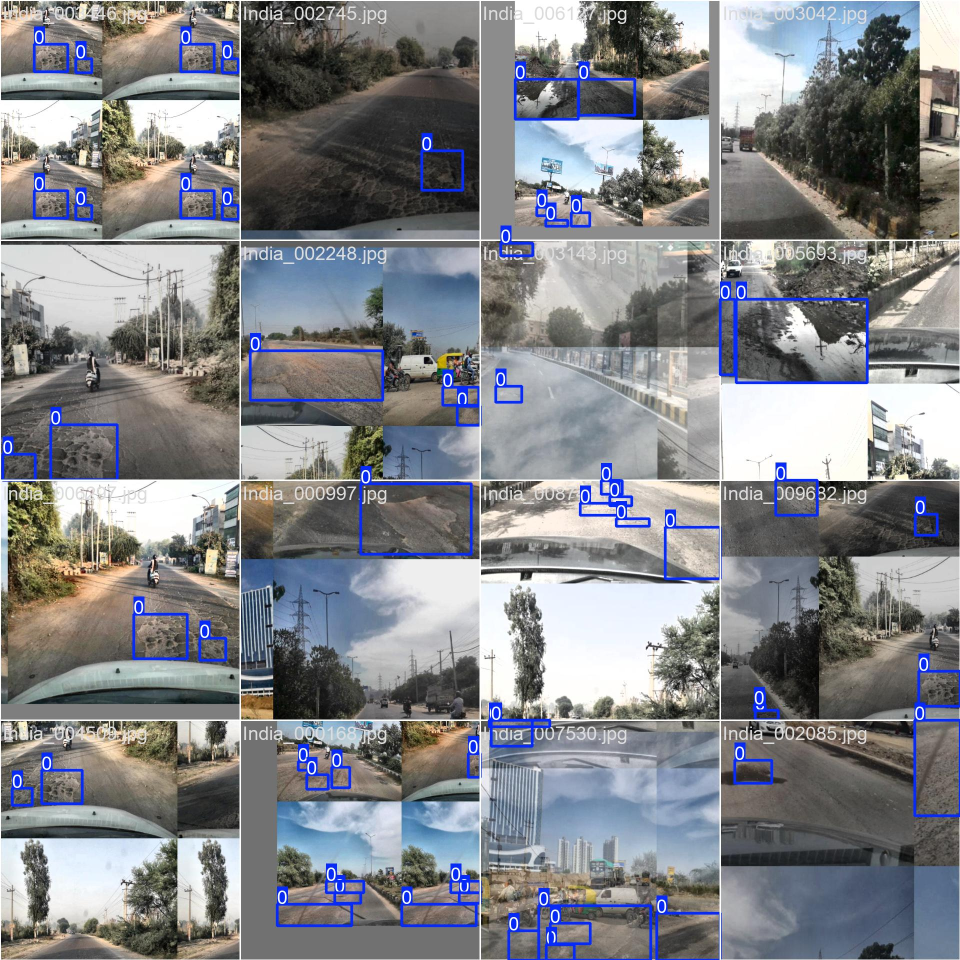
#> input picture models/pothole_detector/yolov8n_pothole_run/train_batch0.jpg, 1920 x 1920 px (shown at 1/2 size); its folder holds only this picture in this run
$ python -i preprocess_vision_bharat.py   (imports and definitions only)
#> lines starting #> are read from the running program, lines starting #| are printed output that depends on the picture
#> further down, picture is the input picture: shape (1920, 1920, 3); mean B, G, R 136.2, 132, 130.1
"""
BharatPotHole Preprocessing Module
Applies CLAHE contrast enhancement for depth feature consistency,
verifies YOLO labels, and formats the dataset into:
data/processed/vision/bharat_pothole/
"""

import os
import glob
import cv2
import shutil

DATA_DIR = os.path.abspath(os.path.join(os.path.dirname(__file__), "..", "..", "data"))
INPUT_BASE = os.path.join(DATA_DIR, "combined", "BharatPotHole", "BharatPotHole")
OUTPUT_BASE = os.path.join(DATA_DIR, "processed", "vision", "bharat_pothole")

def apply_clahe(image):
    """Enhance pothole depth contrast using CLAHE on luminance."""
    lab = cv2.cvtColor(image, cv2.COLOR_BGR2LAB)
#> lab: shape (1920, 1920, 3); mean of channels 0, 1, 2 138.7, 129.4, 126
    l, a, b = cv2.split(lab)
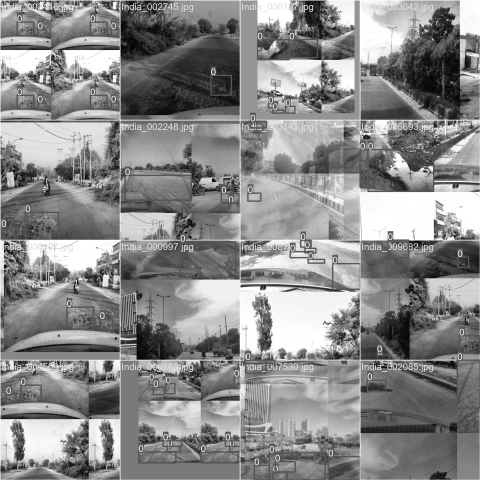
#> l: shape (1920, 1920) (shown at 1/4 size); min 0, max 255, mean 138.7
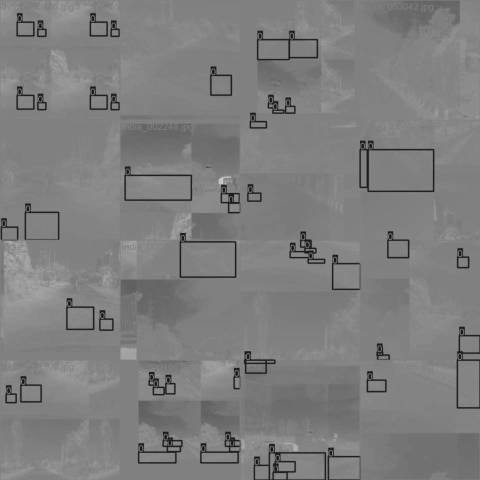
#> b: shape (1920, 1920) (shown at 1/4 size); min 22, max 204, mean 126
    clahe = cv2.createCLAHE(clipLimit=2.0, tileGridSize=(8, 8))
    cl = clahe.apply(l)
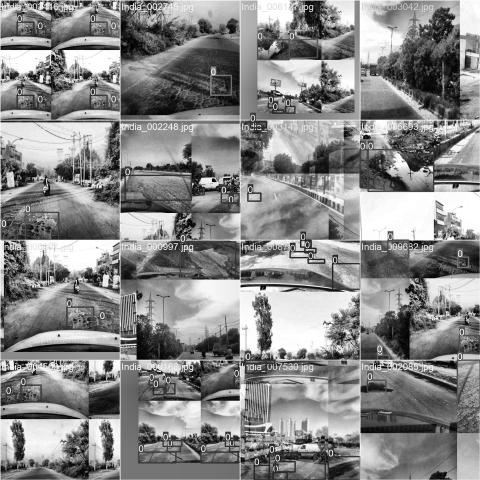
#> cl: shape (1920, 1920) (shown at 1/4 size); min 0, max 255, mean 137.3
    enhanced = cv2.merge((cl, a, b))
#> enhanced: shape (1920, 1920, 3); mean of channels 0, 1, 2 137.3, 129.4, 126
    return cv2.cvtColor(enhanced, cv2.COLOR_LAB2BGR)
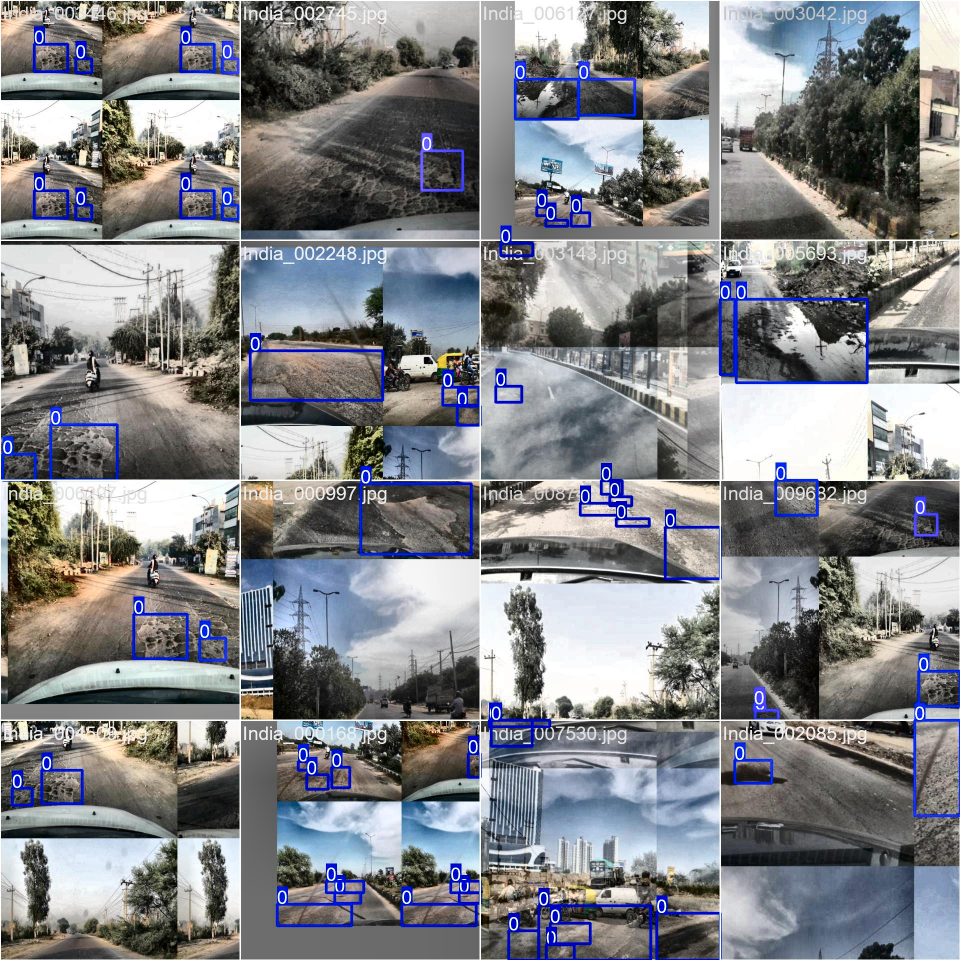
#> returned value: shape (1920, 1920, 3) (shown at 1/2 size); mean B, G, R 135.4, 131.4, 129.9

# [67 lines left out: function process_bharat_pothole, not called in this run]

# [2 lines not run here, left out]

>>> import cv2
>>> picture = cv2.imread('../../models/pothole_detector/yolov8n_pothole_run/train_batch0.jpg')
>>> result = apply_clahe(picture)

$ run again, on models/pothole_detector/yolov8n_pothole_run/train_batch1.jpg
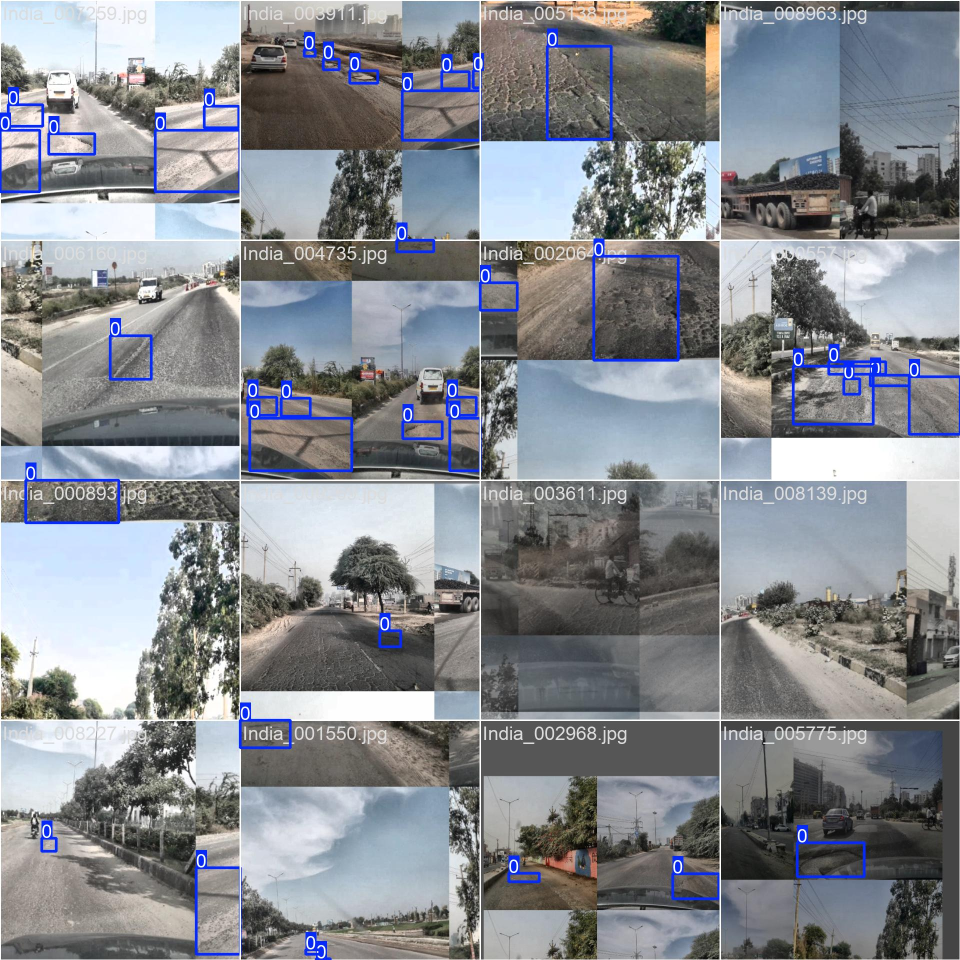
#> input picture models/pothole_detector/yolov8n_pothole_run/train_batch1.jpg, 1920 x 1920 px (shown at 1/2 size)
#> picture is the input picture: shape (1920, 1920, 3); mean B, G, R 143, 137.4, 133.9
#> lab: shape (1920, 1920, 3); mean of channels 0, 1, 2 143.9, 128.8, 125
#> in apply_clahe, `l, a, b = cv2.split(lab)`:
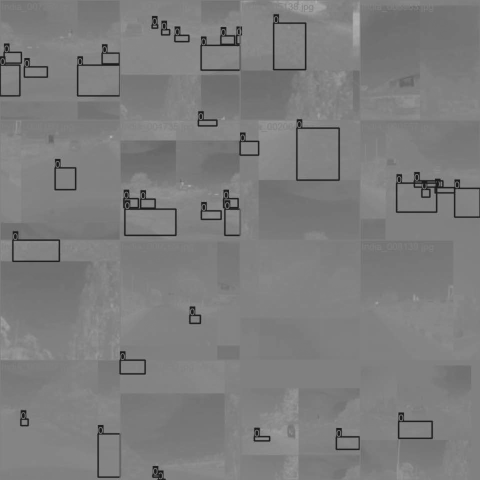
#> b: shape (1920, 1920) (shown at 1/4 size); min 22, max 180, mean 125
#> enhanced: shape (1920, 1920, 3); mean of channels 0, 1, 2 139.8, 128.8, 125
#> in apply_clahe, `return cv2.cvtColor(enhanced, cv2.COLOR_LAB2BGR)`:
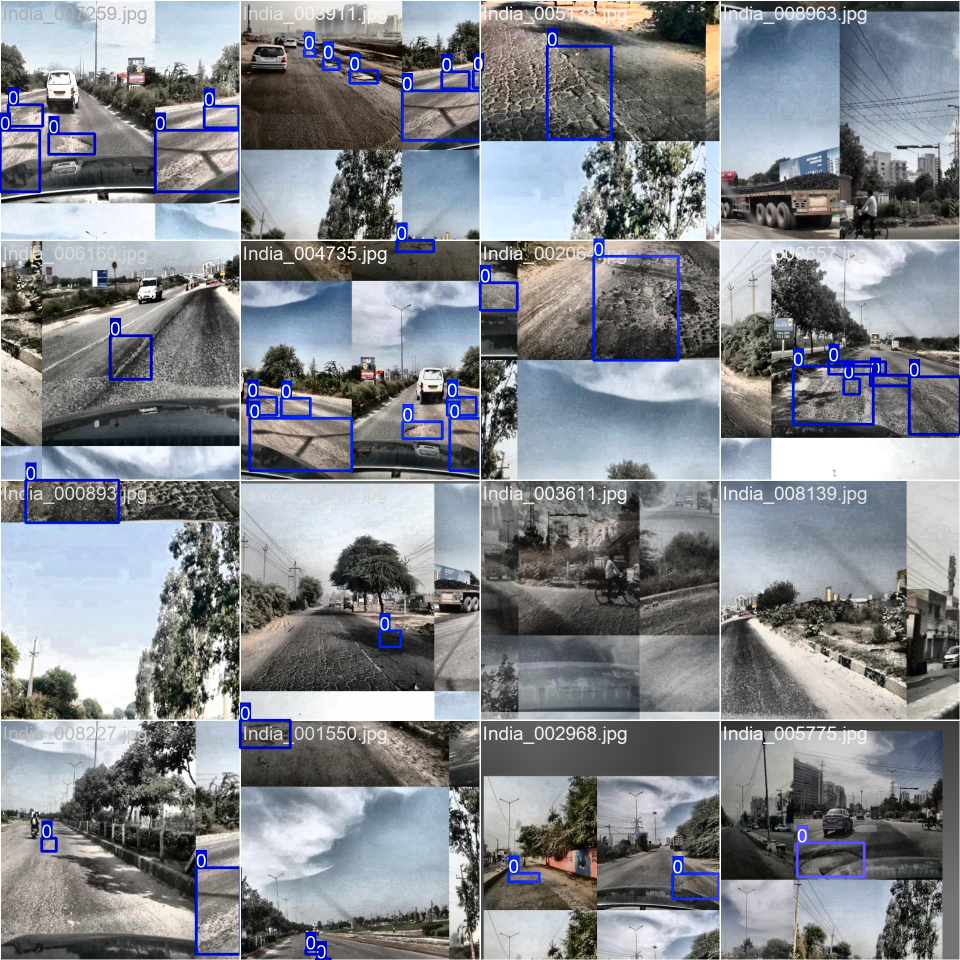
#> returned value: shape (1920, 1920, 3) (shown at 1/2 size); mean B, G, R 139.6, 134.1, 130.9

$ run again, on models/pothole_detector/yolov8n_pothole_run/train_batch2.jpg
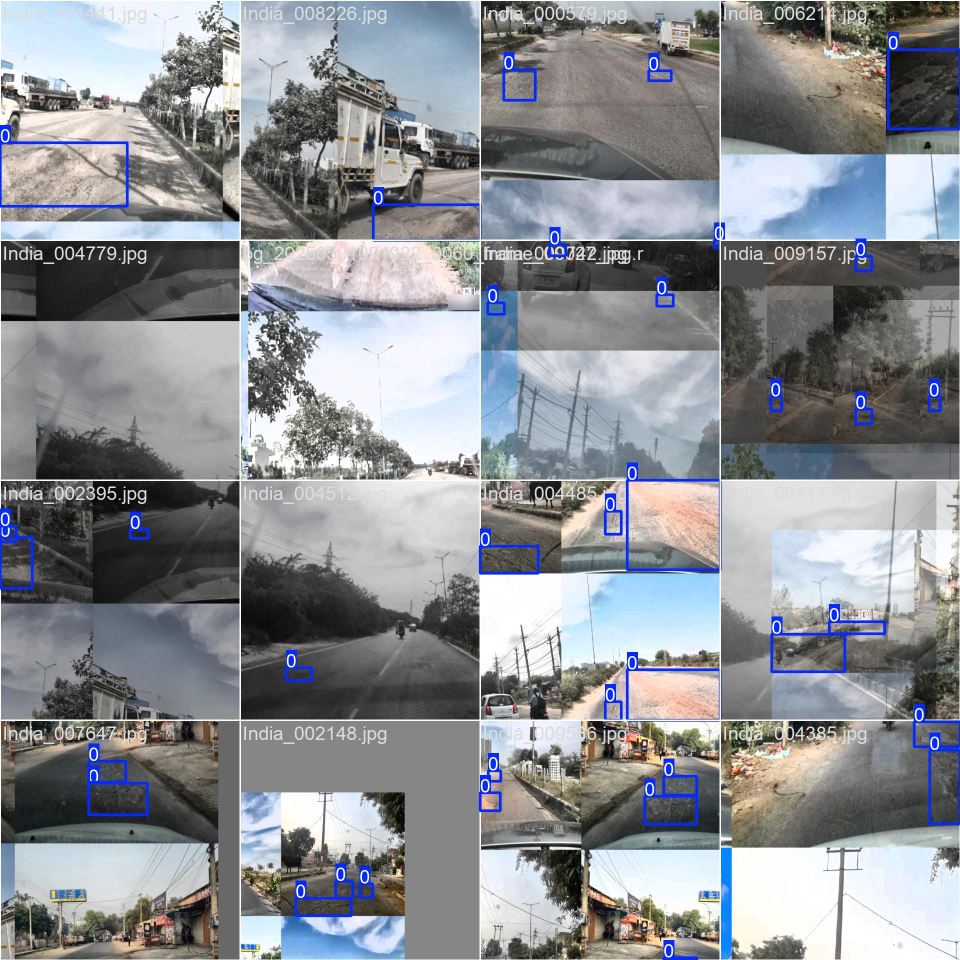
#> input picture models/pothole_detector/yolov8n_pothole_run/train_batch2.jpg, 1920 x 1920 px (shown at 1/2 size)
#> picture is the input picture: shape (1920, 1920, 3); mean B, G, R 147.4, 142.6, 139.7
#> lab: shape (1920, 1920, 3); mean of channels 0, 1, 2 148.5, 128.7, 125.5
#> in apply_clahe, `l, a, b = cv2.split(lab)`:
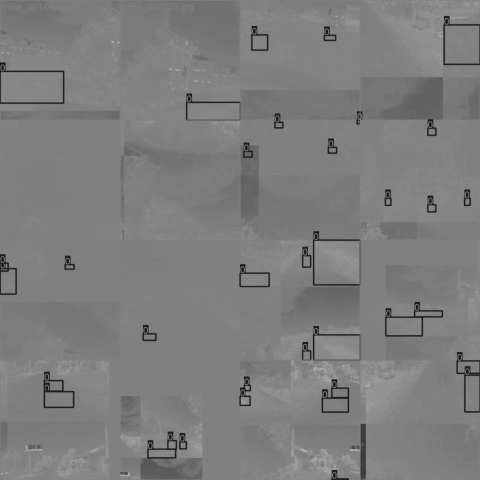
#> b: shape (1920, 1920) (shown at 1/4 size); min 22, max 213, mean 125.5
#> enhanced: shape (1920, 1920, 3); mean of channels 0, 1, 2 142.4, 128.7, 125.5
#> in apply_clahe, `return cv2.cvtColor(enhanced, cv2.COLOR_LAB2BGR)`:
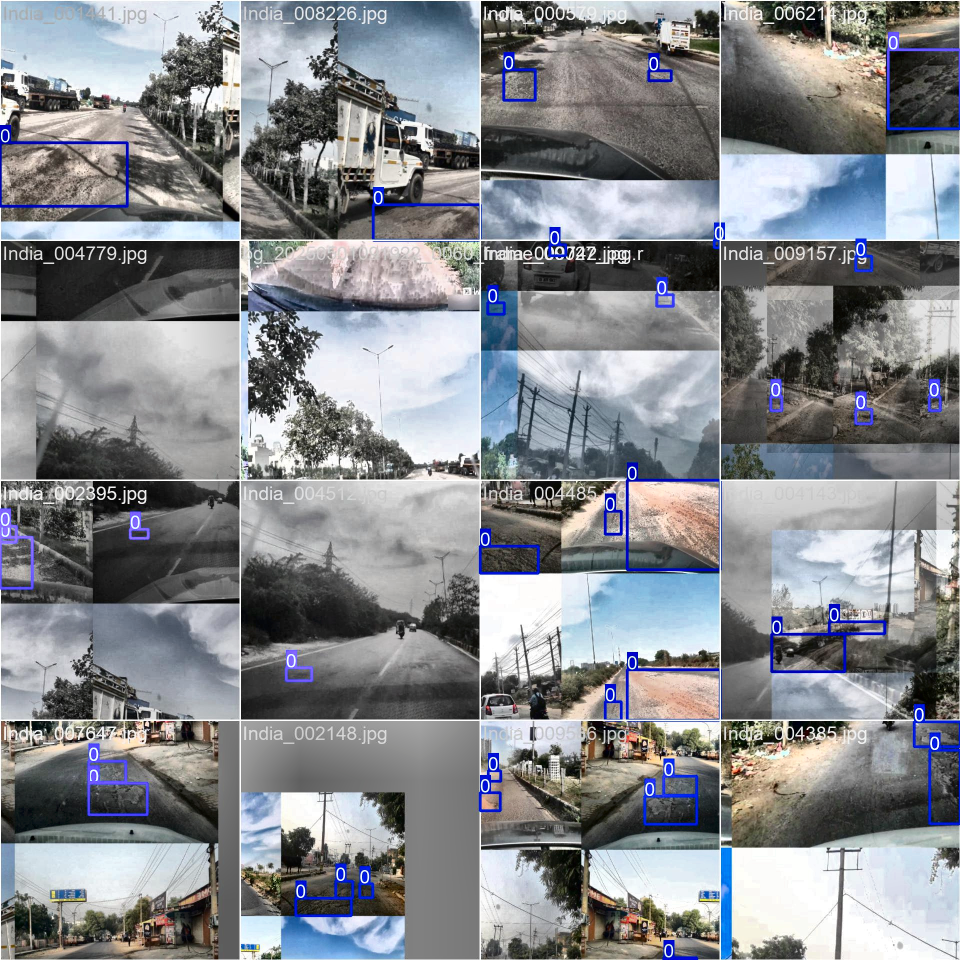
#> returned value: shape (1920, 1920, 3) (shown at 1/2 size); mean B, G, R 141.4, 136.9, 134.2
